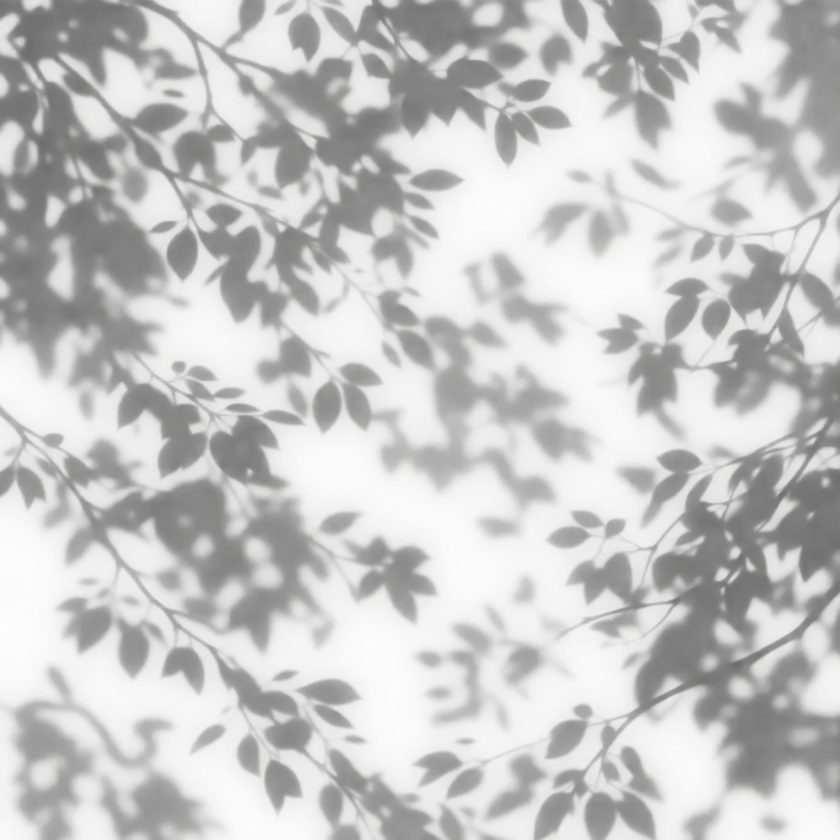
#> input picture incoming/DET-shadow_leaves.webp, 840 x 840 px, shrunk from 1024 x 1024 before the run, found by its file name
$ python gen_decals.py
#> lines starting #> are read from the running program, lines starting #| are printed output that depends on the picture
#!/usr/bin/env python3
"""届いた汚しテクスチャを、ゲームで使える形に焼き直す。

生成物（GPT が作った実写風の白黒）は「白地に濃淡」なので、そのまま地面に
貼ると白い面が乗ってしまう。濃淡をアルファに移し替えて、
「影の色 ＋ 濃さのアルファ」の重ね用テクスチャにする。
アルファで持たせておくと、天気や時刻で濃さを動かせる。

  python3 tools/gen_decals.py
"""
import os
from PIL import Image

SRC = "assets/textures/decals"
DST = "assets/textures/gen"


def bake(name, out, rgb, gain, ceiling):
#> called with name = 'DET-shadow_leaves.webp', out = 'komorebi.png', rgb = (38, 44, 30), gain = 1.25, ceiling = 0.62
    im = Image.open(f"{SRC}/{name}").convert("L")
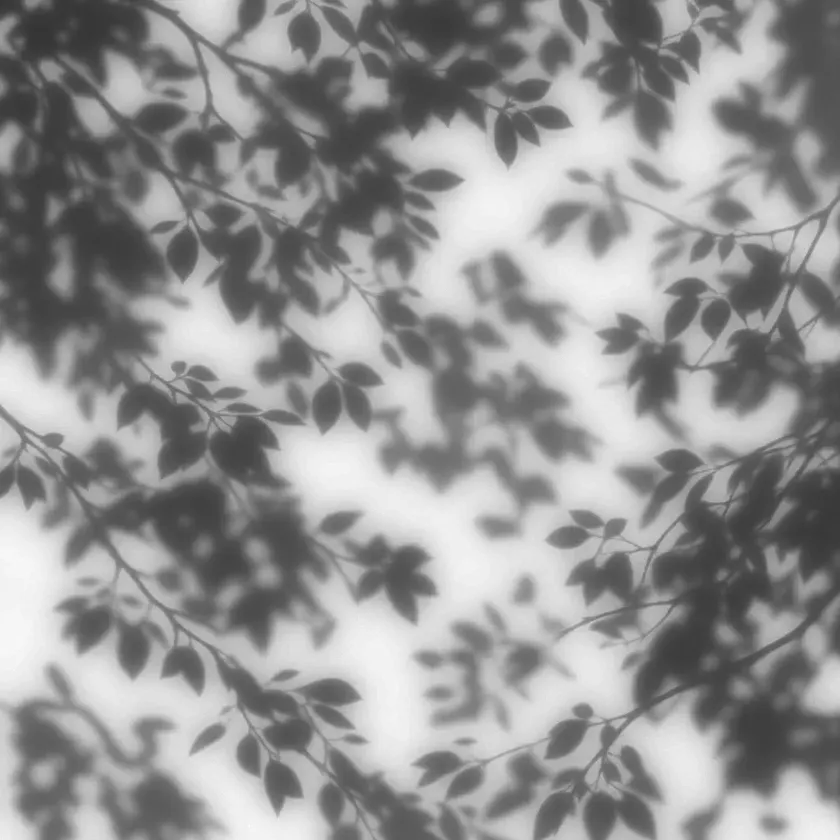
#> im: PIL image 840x840 L; min 52, max 251, mean 147.9
    px = im.load()
    w, h = im.size
#> w = 840; h = 840
    dst = Image.new("RGBA", (w, h))
#> dst: PIL image 840x840 RGBA; every value is 0
    dp = dst.load()
    for y in range(h):
        for x in range(w):
            # 明るいほど影が薄い。1-明度 を濃さに使う
            a = (1.0 - px[x, y] / 255.0) * gain
            a = min(a, ceiling)
            dp[x, y] = (rgb[0], rgb[1], rgb[2], int(a * 255))
    os.makedirs(DST, exist_ok=True)
    dst.save(f"{DST}/{out}")
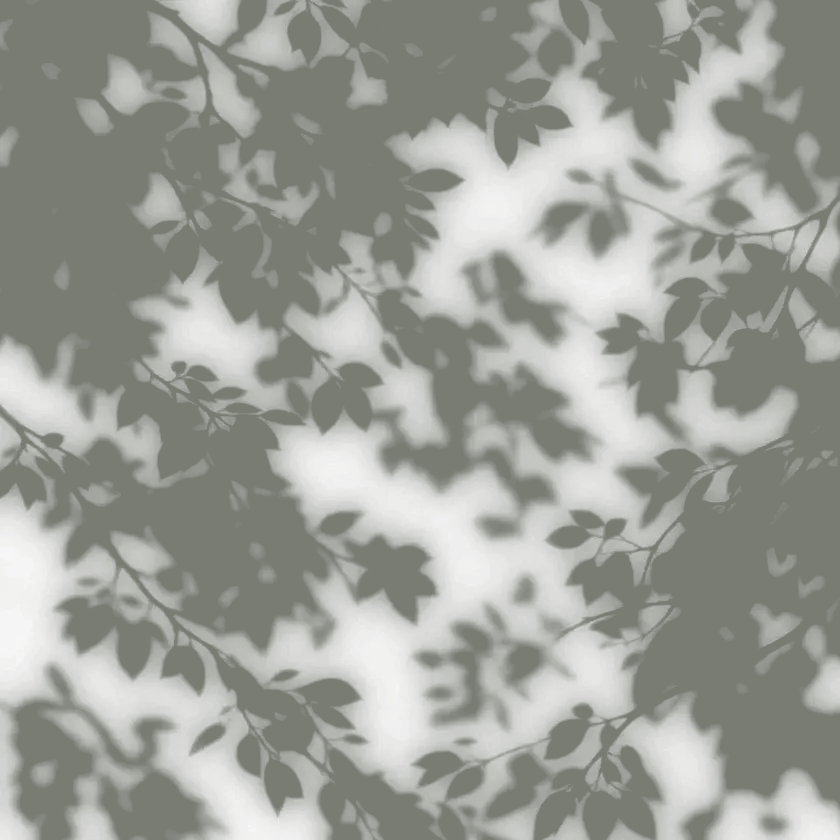
#> saved as komorebi.png: PIL image 840x840 RGBA; mean R, G, B, A 38, 44, 30, 115.4; transparent parts drawn white
    print(f"{DST}/{out}  {w}x{h}")
#| assets/textures/gen/komorebi.png  840x840


# 木漏れ日: 地面に落とす葉の影。緑を少し残した暗色
bake("DET-shadow_leaves.webp", "komorebi.png", (38, 44, 30), 1.25, 0.62)
# 雨だれ: 外壁に落とす縦の汚れ。冷たいグレー
bake("DET-rain_streak.webp", "rain_streak.png", (58, 60, 62), 0.95, 0.5)
#> call 2 of bake, with name = 'DET-rain_streak.webp', out = 'rain_streak.png', rgb = (58, 60, 62), gain = 0.95, ceiling = 0.5
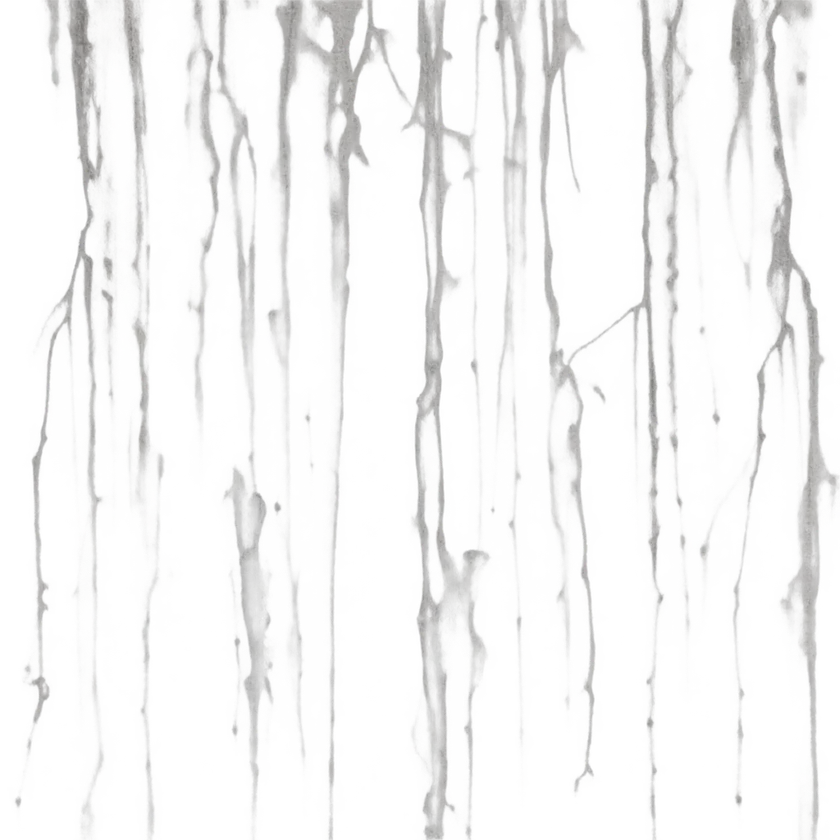
#> input picture incoming/DET-rain_streak.webp, 840 x 840 px, shrunk from 1024 x 1024 before the run, found by its file name
#> in bake (call 2), `im = Image.open(f"{SRC}/{name}").convert("L")`:
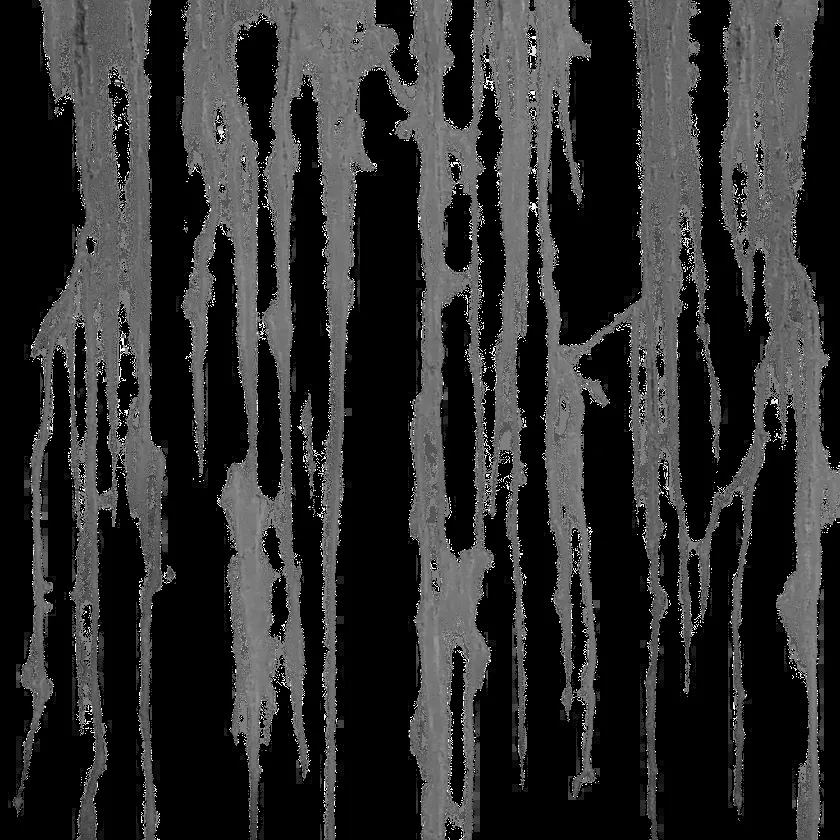
#> im: PIL image 840x840 L; min 0, max 255, mean 46.7
#> in bake (call 2), `dst.save(f"{DST}/{out}")`:
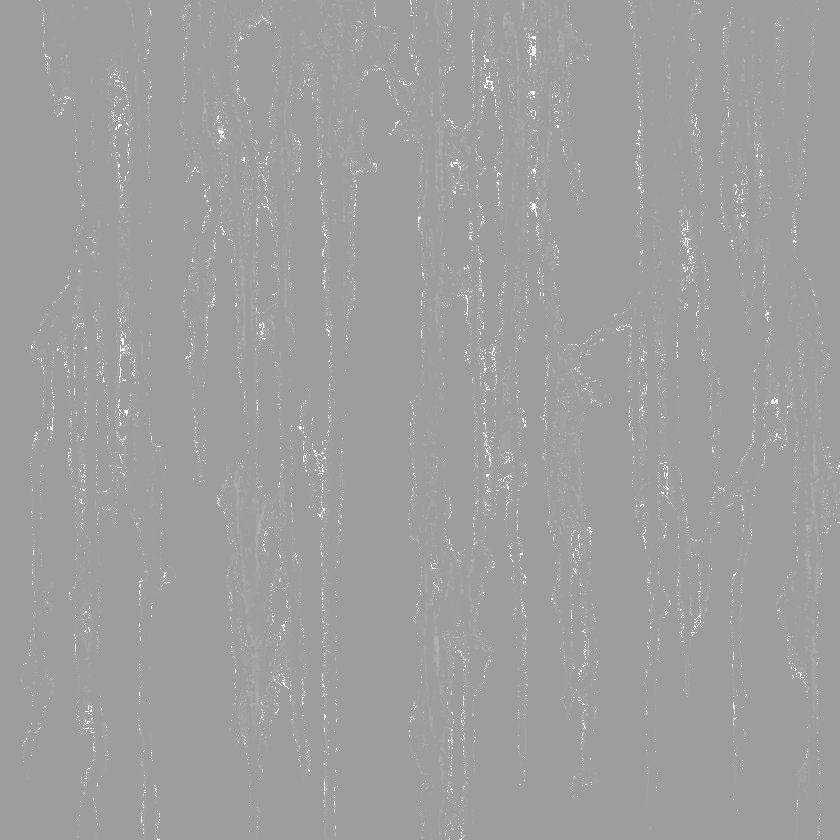
#> saved as rain_streak.png: PIL image 840x840 RGBA; mean R, G, B, A 58, 60, 62, 124.6; transparent parts drawn white
#| assets/textures/gen/rain_streak.png  840x840
